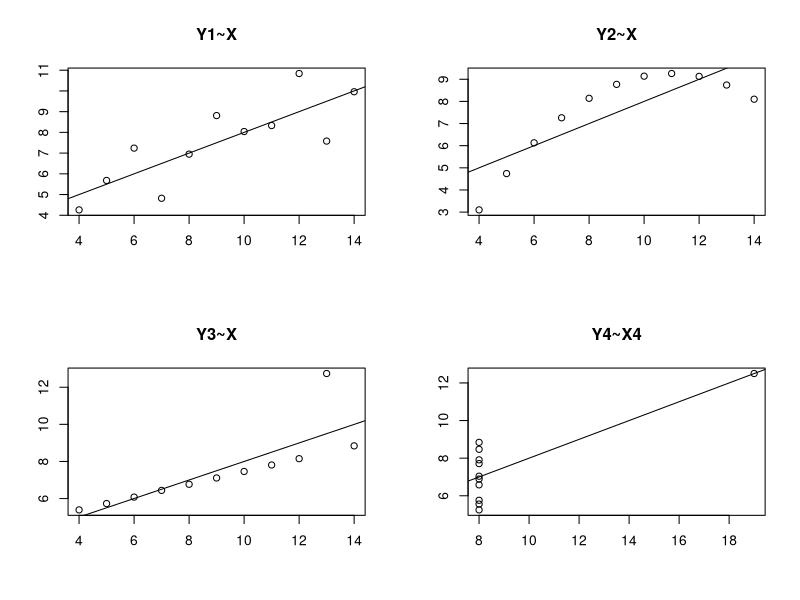

Write the R code that produced this figure. (Note: this script raises an error after producing the figure.)
Anscombe<-data.frame(
  X =c(10.0, 8.0, 13.0, 9.0, 11.0, 14.0, 6.0, 4.0, 12.0, 7.0, 5.0),
  Y1=c(8.04, 6.95, 7.58, 8.81, 8.33, 9.96, 7.24, 4.26, 10.84, 4.82, 5.68),
  Y2=c(9.14, 8.14, 8.74, 8.77, 9.26, 8.10, 6.13, 3.10, 9.13, 7.26, 4.74),
  Y3=c(7.46, 6.77, 12.74, 7.11, 7.81, 8.84, 6.08, 5.39, 8.15, 6.44, 5.73),
  X4=c(rep(8,7), 19, rep(8,3)),
  Y4=c(6.58, 5.76, 7.71, 8.84, 8.47, 7.04, 5.25, 12.50, 5.56, 7.91, 6.89)
)

#这里y1,y2,y3是x的因变量，y4是x4的因变量，我们来查看两者之间的关系
summary(lm(Y1~X,data=Anscombe))
summary(lm(Y2~X,data=Anscombe))
summary(lm(Y3~X,data=Anscombe))
summary(lm(Y4~X4,data=Anscombe))

#通过查看变量间的线性模型概况，我们发现这四组数据模型的p值以及模型系数均能通过显著性检验
#但同时我们看到四个模型的R方值都在60%左右，不算理想

#接下来，我们通过绘制这个模型相应的散点图，以及其拟合曲线，来查看是否满足线性关系
par(mfrow=c(2,2)) #将屏幕分为2*2的矩阵
plot(Y1~X,data=Anscombe,main="Y1~X",xlab="",ylab="");abline(lm(Y1~X,data=Anscombe))
plot(Y2~X,data=Anscombe,main="Y2~X",xlab="",ylab="");abline(lm(Y2~X,data=Anscombe))
plot(Y3~X,data=Anscombe,main="Y3~X",xlab="",ylab="");abline(lm(Y3~X,data=Anscombe))
plot(Y4~X4,data=Anscombe,main="Y4~X4",xlab="",ylab="");abline(lm(Y4~X4,data=Anscombe))

#通过图形我们发现图一线性拟合性尚可，
#图二的lm对象曲线跟实际点偏离较大，且实际点很明显符合某种曲线模型，有可能是二次多项式
#图三因为一个异常点的存在，导致本来非常符合线性关系的点，其拟合曲线偏离实际情况
#图四情况类似图三 


#我们首先对图二模型进行更新，更新为可能的二次多项式
attach(Anscombe) #表示下面的代码可以直接取Anscombe中的变量名，不必加$
X2<-X^2
lm.new<-lm(Y2~X+X2,data=Anscombe)
coef(lm.new)
x<-seq(min(X),max(X),by=0.1)
y<-b[1]+b[2]*x+b[3]*x^2
plot(c(3,20), c(3,13), type="n", xlab = "X", ylab = "Y")
points(X,Y2)
lines(x,y)

summary(lm.new)
#通过查看summary，我们看到通过二次多项式拟合之后的模型R方值为1，即完全拟合
# > summary(lm.new)
# 
# Call:
#   lm(formula = Y2 ~ X + X2, data = Anscombe)
# 
# Residuals:
#   Min         1Q     Median         3Q        Max 
# -0.0013287 -0.0011888 -0.0006294  0.0008741  0.0023776 
# 
# Coefficients:
#   Estimate Std. Error t value Pr(>|t|)    
# (Intercept) -5.9957343  0.0043299   -1385   <2e-16 ***
#   X            2.7808392  0.0010401    2674   <2e-16 ***
#   X2          -0.1267133  0.0000571   -2219   <2e-16 ***
#   ---
#   Signif. codes:  0 ‘***’ 0.001 ‘**’ 0.01 ‘*’ 0.05 ‘.’ 0.1 ‘ ’ 1
# 
# Residual standard error: 0.001672 on 8 degrees of freedom
# Multiple R-squared:      1,	Adjusted R-squared:      1 
# F-statistic: 7.378e+06 on 2 and 8 DF,  p-value: < 2.2e-16

#对于图三和图四中因为异常点拟合有误的情况，需要去除异常点重新进行拟合，比如图三
#我们发现是第三个点（13.0.12.74）为异常点，我们将其排除

lm3.new<-lm(Y3[-3]~X[-3],data=Anscombe)
plot(X,Y3)
abline(lm3.new)

residuals(lm3.new)
# 1             2             3             4             5             6             7             8 
# -0.0010606061 -0.0009740260 -0.0060173160  0.0038961039 -0.0012337662 -0.0008874459 -0.0008008658 -0.0011471861 
# 9            10 
# 0.0140692641 -0.0058441558 

#通过plot(object)的方法可以查看回归模型的残差图，命令执行之后共有四个图：
#1、表示普通残差与拟合值的残差图
#2、表示画残差图的QQ图
#3、画标准化残差的开方与拟合值的残差图
#4、表示画Cook统计量的残差图










